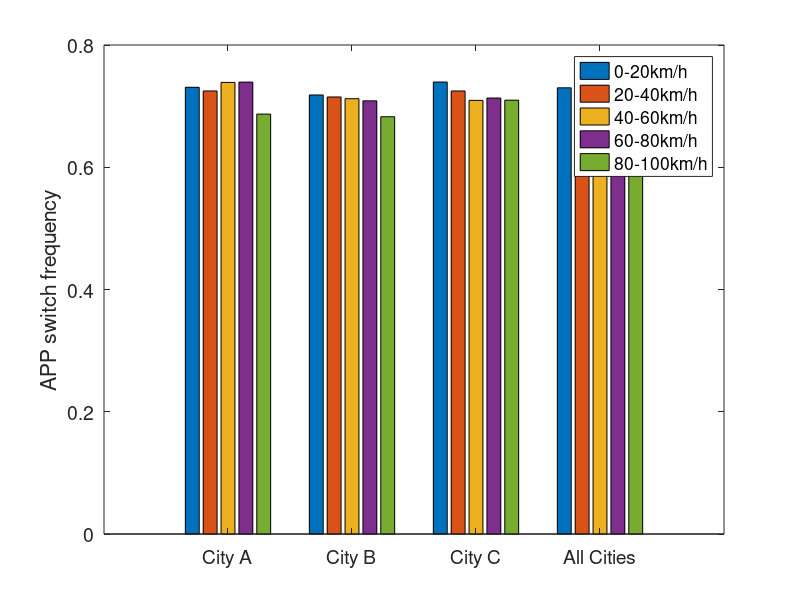

This figure's MATLAB source: (Note: this script raises an error after producing the figure.)
clear;
clc;
close;

addpath('C:/export_fig/');
M = dlmread('switch_frequency_app.csv');
app_switch = M(:, 1:5);
figure('position', [100, 100, 800, 600]) 
bar(app_switch)
ylabel('APP switch frequency');
city_name = {'City A','City B','City C','All Cities'};
set(gca, 'XTick', 1:4, 'XTickLabel', city_name, 'FontSize',14)    
legend('0-20km/h', '20-40km/h', '40-60km/h', '60-80km/h', '80-100km/h')

set(gcf, 'Color', 'w');
export_fig app_switch_frequency_8_6.pdf




clear;
clc;
close;

addpath('C:/export_fig/');
M = dlmread('switch_frequency_app.csv');
app_switch = M(:, 1:5);
figure('position', [100, 100, 1700*0.7, 600*0.7]) 
bar(app_switch)
ylabel('APP switch frequency');
city_name = {'City A','City B','City C','All Cities'};
set(gca, 'XTick', 1:4, 'XTickLabel', city_name, 'FontSize',14)   
legend('0-20km/h', '20-40km/h', '40-60km/h', '60-80km/h', '80-100km/h')

set(gcf, 'Color', 'w');
export_fig app_switch_frequency_17_6.pdf

